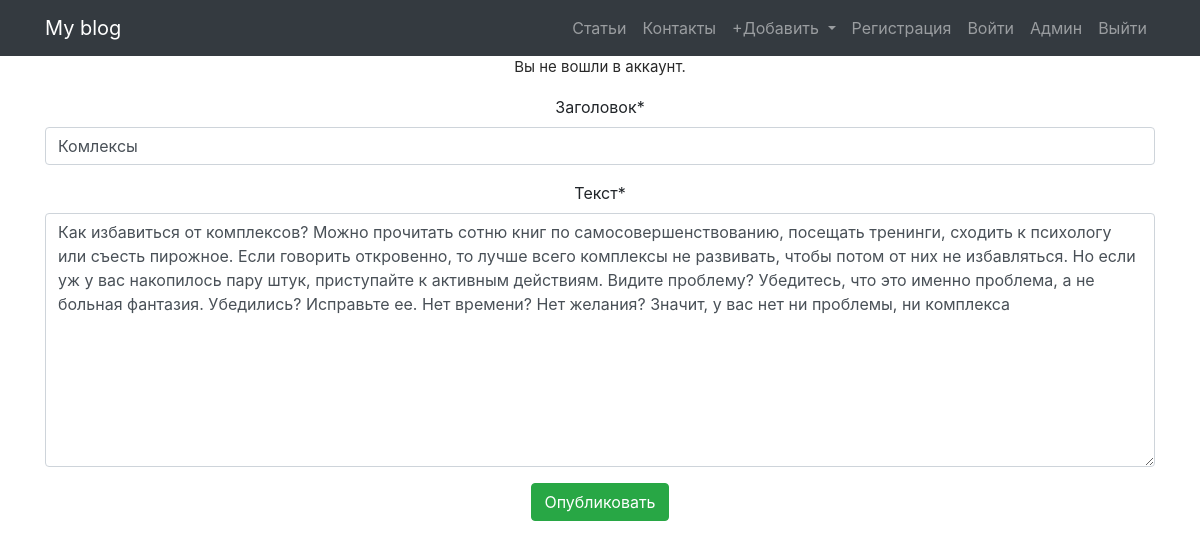
The app's page /post/1/edit/ with its own data.
### blog/models.py (models this page shows, shortened)
class Post(models.Model):
    author = models.ForeignKey(settings.AUTH_USER_MODEL, on_delete=models.CASCADE, verbose_name='Автор')
    title = models.CharField(max_length=200, verbose_name='Заголовок')
    text = models.TextField(verbose_name='Текст')
    created_date = models.DateTimeField(default=timezone.now, verbose_name='Дата создания')
    published_date = models.DateTimeField(blank=True, null=True, verbose_name='Дата публикации')
    class Meta:
        verbose_name = 'Статья'
        verbose_name_plural = 'Статьи'

### blog/views.py (the view)
# urls.py: path('post/<int:pk>/edit/', post_edit, name='post_edit'),
def post_edit(request, pk):
    post = get_object_or_404(Post, pk=pk)
    if request.method == "POST":
        form = PostForm(request.POST, instance=post)
        if form.is_valid():
            post = form.save(commit=False)
            post.author = request.user
            post.published_date = timezone.now()
            post.save()
            return redirect('post_detail', pk=post.pk)
    else:
        form = PostForm(instance=post)
    return render(request, 'blog/post_edit.html', {'form': form})

### blog/forms.py
class PostForm(forms.ModelForm):
    class Meta:
        model = Post
        fields = ('title', 'text',)

### blog/templates/blog/post_edit.html (shortened to what this page needs)
{% extends 'blog/base.html' %}
{% load crispy_forms_tags %}
{% block content %}
  <form method="post" novalidate>
    {{ form|crispy }}
    <button type="submit" class="btn btn-success">Опубликовать</button>
  </form>
{% endblock %}

### records on screen
Post: title "Комлексы", text "Как избавиться от комплексов? Можно прочитать сотню книг по самосовершенствованию, посещать тренинги, сходить к психологу или съесть пирожное. Если говорить откровенно, то лучше всего комплексы не развивать, чтобы потом от них не избавляться. Но если уж у вас накопилось пару штук, приступайте к активным действиям. Видите проблему? Убедитесь, что это именно проблема, а не больная фантазия. Убедились? Исправьте ее. Нет времени? Нет желания? Значит, у вас нет ни проблемы, ни комплекса"
